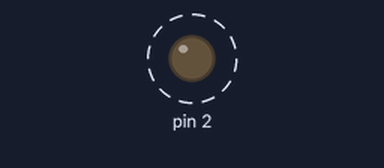
A sketch run on a simulated Arduino Uno, built with avr-gcc and run on an emulated ATmega328P. Parts: output pins drawn as LEDs (lit = HIGH). Dashed ring = blinking.

Above: at 0.05 s.
Timing chart, 0 to 3.0 s (numbered marks = the images above):
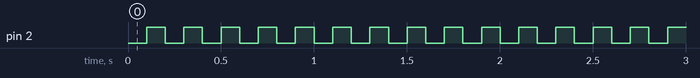

The sketch:

baby_sleep_monitor.ino
```cpp
unsigned long previousMillis = 0;
const long interval = 100;
int ledState = LOW;

void setup()
{
    pinMode(2, OUTPUT);
}

void loop()
{
    unsigned long currentMillis = millis();
    if(currentMillis - previousMillis >= interval) {
        previousMillis = currentMillis;
        if (ledState == LOW)
            ledState = HIGH;  // Note that this switches the LED *off*
        else
            ledState = LOW;   // Note that this switches the LED *on*
            digitalWrite(2, ledState);
    }
}
```

Measured:
- by itself, pin 2: alternates HIGH for 0.10 s and LOW for 0.10 s
